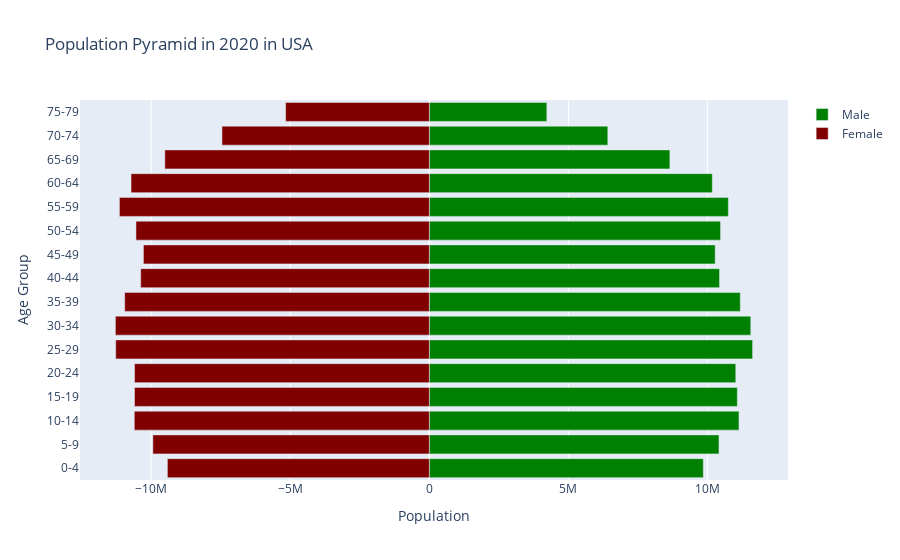

The notebook cell this image was saved under:
### Markdown cell above
### **[B] Population Pyramids:**

### Code cell
year_input = input("Please enter the year: ")
country_input = input("Please enter the country name: ")
male_population = []
female_population = []
age_groups = ['0-4', '5-9', '10-14', '15-19', '20-24', '25-29', '30-34', '35-39', '40-44', '45-49', '50-54', '55-59', '60-64', '65-69', '70-74', '75-79']
age_range = ['0004', '0509', '1014', '1519', '2024', '2529', '3034', '3539', '4044', '4549', '5054', '5559', '6064', '6569', '7074', '7579']

# Create Male List
for age_range_index in age_range:
    range_3 = len(wbdata.get_data("SP.POP." + str(age_range_index) + ".MA", country = [str(country_input)]))
    for index in range(0, range_3):
        if wbdata.get_data("SP.POP." + str(age_range_index) + ".MA", country = [str(country_input)])[index]["date"] == str(year_input):
            male_population.append(wbdata.get_data("SP.POP." + str(age_range_index) + ".MA", country = [str(country_input)])[index]["value"])
            break

# Create Female List
for age_range_index in age_range:
    range_3 = len(wbdata.get_data("SP.POP." + str(age_range_index) + ".FE", country = [str(country_input)]))
    for index in range(0, range_3):
        if wbdata.get_data("SP.POP." + str(age_range_index) + ".FE", country = [str(country_input)])[index]["date"] == str(year_input):
            female_population.append(wbdata.get_data("SP.POP." + str(age_range_index) + ".FE", country = [str(country_input)])[index]["value"])
            break

trace_male = go.Bar(
    x=male_population,
    y=age_groups,
    orientation='h',
    name='Male',
    marker=dict(color='green')
)


trace_female = go.Bar(
    x=[-x for x in female_population],
    y=age_groups,
    orientation='h',
    name='Female',
    marker=dict(color='maroon')
)


layout = go.Layout(
    barmode='overlay',
    title='Population Pyramid in ' + str(year_input) + " in " + str(country_input),
    xaxis=dict(title='Population'),
    yaxis=dict(title='Age Group')
)


fig = go.Figure(data=[trace_male, trace_female], layout=layout)
iplot(fig)

### Figure 1 — Plotly figure (JSON) as saved in the notebook; plotly's stock layout.template omitted (floating-point values rounded to 4 significant figures)
{"data": [{"marker": {"color": "green"}, "name": "Male", "orientation": "h", "type": "bar", "x": [9852347, 10415543, 11134875, 11075090, 11019470, 11624513, 11559052, 11181543, 10435554, 10280074, 10473078, 10752513, 10175797, 8649904, 6418700, 4226291], "y": ["0-4", "5-9", "10-14", "15-19", "20-24", "25-29", "30-34", "35-39", "40-44", "45-49", "50-54", "55-59", "60-64", "65-69", "70-74", "75-79"]}, {"marker": {"color": "maroon"}, "name": "Female", "orientation": "h", "type": "bar", "x": [-9417809, -9939364, -10607318, -10600168, -10598541, -11276010, -11286667, -10952946, -10377044, -10279207, -10548138, -11142190, -10724223, -9509650, -7454655, -5166253], "y": ["0-4", "5-9", "10-14", "15-19", "20-24", "25-29", "30-34", "35-39", "40-44", "45-49", "50-54", "55-59", "60-64", "65-69", "70-74", "75-79"]}], "layout": {"barmode": "overlay", "title": {"text": "Population Pyramid in 2020 in USA"}, "xaxis": {"title": {"text": "Population"}}, "yaxis": {"title": {"text": "Age Group"}}}}
